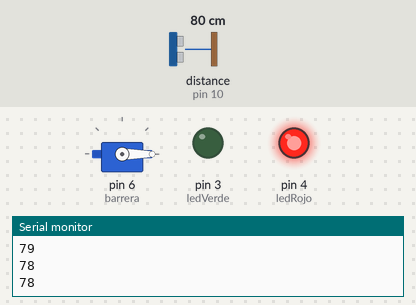
The sketch below on a simulated Arduino Uno, built with avr-gcc and run on an emulated ATmega328P. Shown: servo, output pins drawn as LEDs (lit = HIGH), the last lines printed to the serial monitor. Wiring (inferred from the names in the program): ultrasonic range finder: trigger pin 9; echo pin 10. Inputs (shaded band) come from the test bench; at power-on: distance to the obstacle (sensor on pin 10) 80 cm. The echo pulse lasts 58.3 µs per cm; pins used as bus, display or sensor lines are not drawn.

Above: at 1.3 s.
1.4 s: distance to the obstacle (sensor on pin 10) set to 12 cm
2.9 s: distance to the obstacle (sensor on pin 10) set to 9 cm
At 3.3 s:
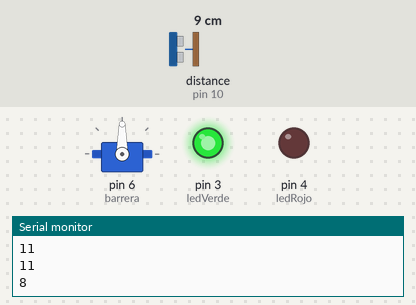
4.5 s: distance to the obstacle (sensor on pin 10) set to 18 cm
At 5.7 s:
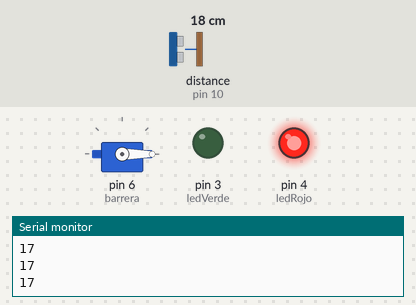
6.0 s: distance to the obstacle (sensor on pin 10) set to 2 cm
At 7.1 s:
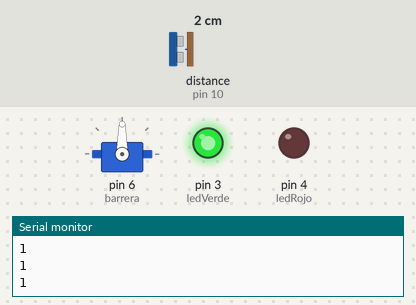
Timing chart, 0 to 8.5 s (numbered marks = the images above; inputs shaded):
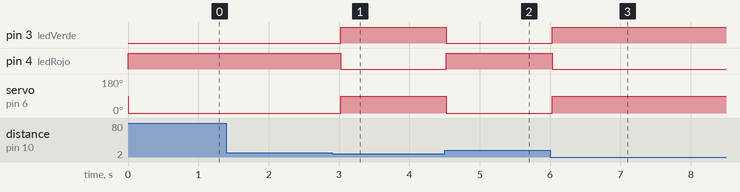

The sketch:

arduino.ino
```cpp
#include <Servo.h>

Servo barrera;

int trig = 9;
int echo = 10;

int ledVerde = 3;
int ledRojo = 4;

long duracion;

int distancia;

void setup(){

  pinMode(trig, OUTPUT);

  pinMode(echo, INPUT);

  pinMode(ledVerde, OUTPUT);

  pinMode(ledRojo, OUTPUT);

  barrera.attach(6);

  Serial.begin(9600);

}

void loop(){

  digitalWrite(trig, LOW);

  delayMicroseconds(2);

  digitalWrite(trig, HIGH);

  delayMicroseconds(10);

  digitalWrite(trig, LOW);

  duracion = pulseIn(echo, HIGH);

  distancia = duracion * 0.034 / 2;

  Serial.println(distancia);

  if(distancia < 10){

    barrera.write(90);

    digitalWrite(ledVerde, HIGH);

    digitalWrite(ledRojo, LOW);

  }

  else{

    barrera.write(0);

    digitalWrite(ledVerde, LOW);

    digitalWrite(ledRojo, HIGH);

  }

  delay(500);

}
```

Measured:
- the behaviour switches between 11 and 10 cm on distance to the obstacle (sensor on pin 10) (found by bisection; images 0 and 1)
- after the input at 2.9 s, pin 3 (ledVerde): LOW → HIGH after 0.12 s; pin 4 (ledRojo): HIGH → LOW after 0.12 s; servo on pin 6 (barrera): 0° → 90° after 0.12 s
- after the input at 4.5 s, pin 3 (ledVerde): HIGH → LOW at once; pin 4 (ledRojo): LOW → HIGH at once; servo on pin 6 (barrera): 90° → 0° at once
- after the input at 6.0 s, pin 3 (ledVerde): LOW → HIGH at once; pin 4 (ledRojo): HIGH → LOW at once; servo on pin 6 (barrera): 0° → 90° at once
